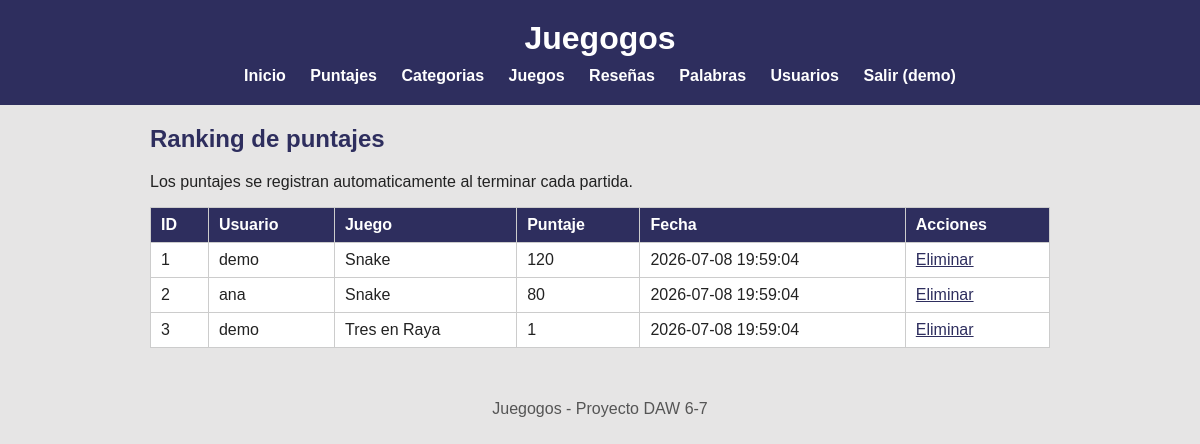
/index.php?url=puntajes/listar (signed in), run on the app's committed database.
### tables this page shows
CREATE TABLE puntajes (
  id         INT AUTO_INCREMENT PRIMARY KEY,
  usuario_id INT NOT NULL,
  juego_id   INT NOT NULL,
  puntaje    INT NOT NULL DEFAULT 0,
  fecha      DATETIME DEFAULT CURRENT_TIMESTAMP,
  FOREIGN KEY (usuario_id) REFERENCES usuarios(id) ON DELETE CASCADE,
  FOREIGN KEY (juego_id)   REFERENCES juegos(id)   ON DELETE CASCADE
);

CREATE TABLE usuarios (
  id      INT AUTO_INCREMENT PRIMARY KEY,
  usuario VARCHAR(50)  NOT NULL UNIQUE,
  correo  VARCHAR(100) NOT NULL,
  clave   VARCHAR(255) NOT NULL
);

CREATE TABLE juegos (
  id           INT AUTO_INCREMENT PRIMARY KEY,
  nombre       VARCHAR(80)  NOT NULL,
  descripcion  VARCHAR(255),
  categoria_id INT,
  FOREIGN KEY (categoria_id) REFERENCES categorias(id) ON DELETE SET NULL
);

### app/controllers/PuntajeController.php (called while the page is built, shortened)
<?php
require_once __DIR__ . "/../models/Puntaje.php";
class PuntajeController
{
    public function listar()
    {
        $puntajes = Puntaje::obtenerTodos();
        require __DIR__ . "/../views/puntajes/listar.php";
    }
}

### app/models/Puntaje.php (called while the page is built, shortened)
<?php
class Puntaje
{
    public static function obtenerTodos()
    {
        $conn = Conexion::conectar();
        $sql = "SELECT p.id, p.puntaje, p.fecha,
                       u.usuario AS nombre_usuario,
                       j.nombre  AS nombre_juego
                FROM puntajes p
                JOIN usuarios u ON u.id = p.usuario_id
                JOIN juegos   j ON j.id = p.juego_id
                ORDER BY p.puntaje DESC";
        $res = $conn->query($sql);
        $puntajes = [];
        while ($fila = $res->fetch_assoc()) {
            $puntajes[] = $fila;
        }
        return $puntajes;
    }
}

### app/views/puntajes/listar.php (the view)
<?php $titulo = "Puntajes"; require __DIR__ . "/../partials/header.php"; ?>
<h2>Ranking de puntajes</h2>
<p>Los puntajes se registran automaticamente al terminar cada partida.</p>
<table>
    <tr>
        <th>ID</th>
        <th>Usuario</th>
        <th>Juego</th>
        <th>Puntaje</th>
        <th>Fecha</th>
        <th>Acciones</th>
    </tr>
    <?php foreach ($puntajes as $p): ?>
        <tr>
            <td><?= htmlspecialchars($p["id"]) ?></td>
            <td><?= htmlspecialchars($p["nombre_usuario"]) ?></td>
            <td><?= htmlspecialchars($p["nombre_juego"]) ?></td>
            <td><?= htmlspecialchars($p["puntaje"]) ?></td>
            <td><?= htmlspecialchars($p["fecha"]) ?></td>
            <td>
                <a href="index.php?url=puntajes/eliminar&id=<?= $p["id"] ?>"
                   onclick="return confirm('Eliminar puntaje?')">Eliminar</a>
            </td>
        </tr>
    <?php endforeach; ?>
</table>
<?php require __DIR__ . "/../partials/footer.php"; ?>

### public/css/estilos.css (style rules this page uses)
body { font-family: Arial, Helvetica, sans-serif; margin: 0; padding: 0; background-color: rgb(230, 229, 229); color: #222; }
h2 { color: rgb(46, 46, 94); }
table { border-collapse: collapse; width: 100%; background: white; margin-top: 12px; }
th, td { border: 1px solid #ccc; padding: 8px 10px; text-align: left; }
th { background: rgb(46, 46, 94); color: white; }
td a { color: rgb(46, 46, 94); margin-right: 8px; }

### data on the page
puntajes: id "1", usuario.usuario "demo", juego.nombre "Snake", puntaje "120", fecha "2026-07-08 19:59:04"
puntajes: id "2", usuario.usuario "ana", juego.nombre "Snake", puntaje "80", fecha "2026-07-08 19:59:04"
puntajes: id "3", usuario.usuario "demo", juego.nombre "Tres en Raya", puntaje "1", fecha "2026-07-08 19:59:04"

### other printed values
$_SESSION["usuario"] "demo"
